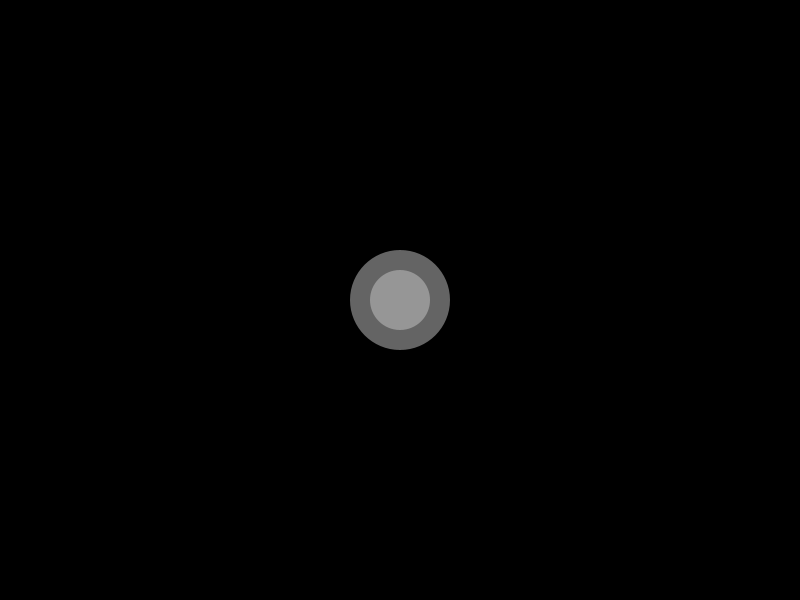
Frame 1 (no input)
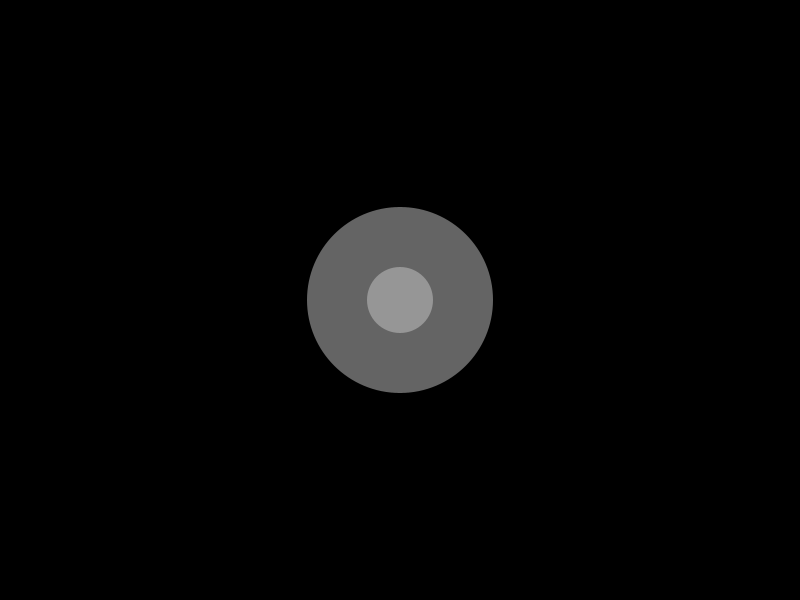
Frame 60 (the mouse pressed at the canvas centre just before this capture)
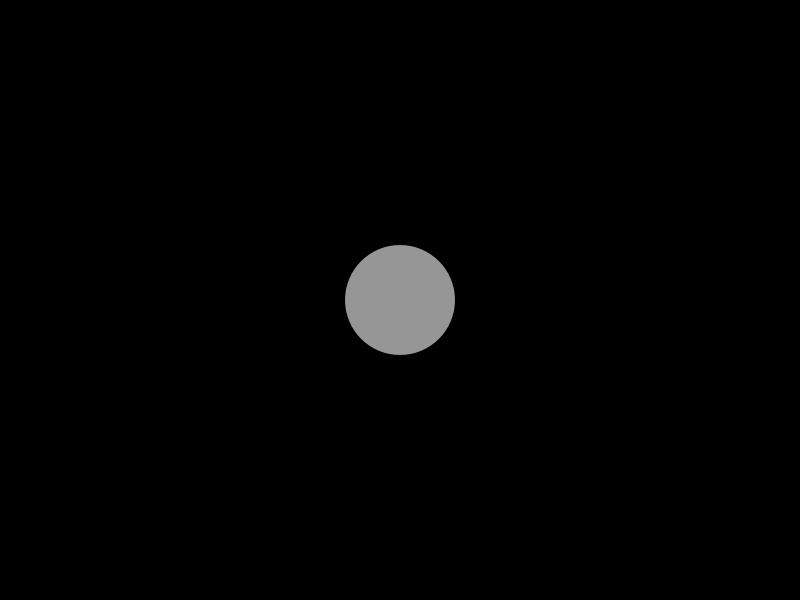
Frame 120 (the mouse held since frame 60 and released just before this capture)

The Processing sketch that drew these frames (run headless with seeded random() and noise(); from frame 60 on, the mouse is pressed at the canvas centre):

// Processing sketch: circle_loading_15_06_22
// ── circle_loading_15_06_22.pde
Circle c1;
Circle c2;

void setup(){
  size(800, 600);
  c1 = new Circle(1, 150, 30);
  c2 = new Circle(1, 100, 50);
}


void draw(){
  background(0);
  
  c2.show();
  c1.show();
}

// ── Circle.pde
class Circle{
  float speed;
  color col;
  float radius;
  
  float cx, cy;
  
  float threshold;
  
  
  Circle(float speed, color col, float radius){
    this.speed = speed;
    this.col = col;
    this.radius = radius;
    
    cx = width/2;
    cy = height/2;
    
    threshold = radius*2;
    
    ellipseMode(RADIUS);
  }
  
  
  void show(){
    display();
    move();
    edge();
  }
  
  void display(){
    noStroke();
    fill(col);
    ellipse(cx, cy, radius, radius);
  }
  
  void move(){
    radius += speed;
  }
  
  void edge(){
    if (radius > threshold){
      speed *= -1;
      println("Radius: "+radius);
    }  
    else if(radius < ((threshold/2)/2)){
      speed *= -1;
      println("Radius: "+radius);
    }  
  }
  
}
